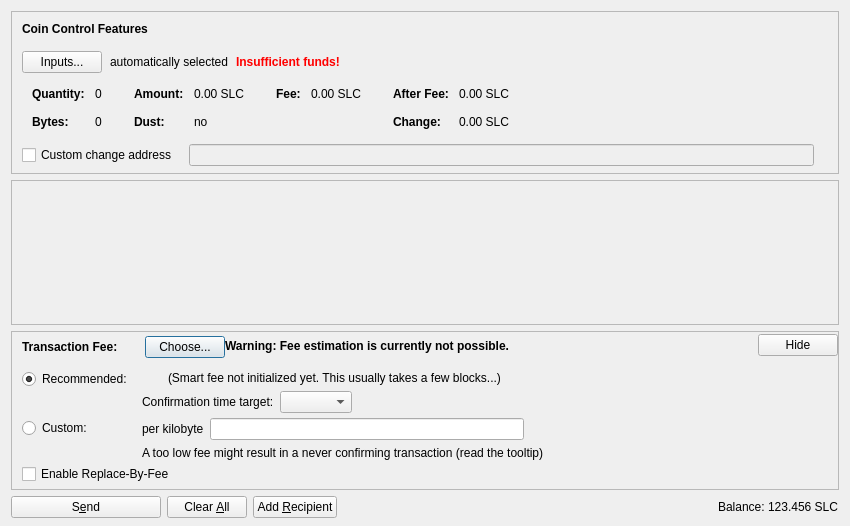
<?xml version="1.0" encoding="UTF-8"?>
<ui version="4.0">
 <class>SendCoinsDialog</class>
 <widget class="QDialog" name="SendCoinsDialog">
  <property name="geometry">
   <rect>
    <x>0</x>
    <y>0</y>
    <width>850</width>
    <height>526</height>
   </rect>
  </property>
  <property name="windowTitle">
   <string>Send Coins</string>
  </property>
  <layout class="QVBoxLayout" name="verticalLayout" stretch="0,1,0,0">
   <property name="bottomMargin">
    <number>8</number>
   </property>
   <item>
    <widget class="QFrame" name="frameCoinControl">
     <property name="sizePolicy">
      <sizepolicy hsizetype="Expanding" vsizetype="Expanding">
       <horstretch>0</horstretch>
       <verstretch>0</verstretch>
      </sizepolicy>
     </property>
     <property name="maximumSize">
      <size>
       <width>16777215</width>
       <height>16777215</height>
      </size>
     </property>
     <property name="frameShape">
      <enum>QFrame::StyledPanel</enum>
     </property>
     <property name="frameShadow">
      <enum>QFrame::Sunken</enum>
     </property>
     <layout class="QVBoxLayout" name="verticalLayoutCoinControl2">
      <property name="spacing">
       <number>0</number>
      </property>
      <property name="leftMargin">
       <number>0</number>
      </property>
      <property name="topMargin">
       <number>0</number>
      </property>
      <property name="rightMargin">
       <number>0</number>
      </property>
      <property name="bottomMargin">
       <number>6</number>
      </property>
      <item>
       <layout class="QVBoxLayout" name="verticalLayoutCoinControl" stretch="0,0,0,0,1">
        <property name="spacing">
         <number>0</number>
        </property>
        <property name="leftMargin">
         <number>10</number>
        </property>
        <property name="topMargin">
         <number>10</number>
        </property>
        <item>
         <layout class="QHBoxLayout" name="horizontalLayoutCoinControl1">
          <property name="bottomMargin">
           <number>15</number>
          </property>
          <item>
           <widget class="QLabel" name="labelCoinControlFeatures">
            <property name="sizePolicy">
             <sizepolicy hsizetype="Preferred" vsizetype="Maximum">
              <horstretch>0</horstretch>
              <verstretch>0</verstretch>
             </sizepolicy>
            </property>
            <property name="font">
             <font>
              <weight>75</weight>
              <bold>true</bold>
             </font>
            </property>
            <property name="styleSheet">
             <string notr="true">font-weight:bold;</string>
            </property>
            <property name="text">
             <string>Coin Control Features</string>
            </property>
           </widget>
          </item>
         </layout>
        </item>
        <item>
         <layout class="QHBoxLayout" name="horizontalLayoutCoinControl2" stretch="0,0,0,0">
          <property name="spacing">
           <number>8</number>
          </property>
          <property name="bottomMargin">
           <number>10</number>
          </property>
          <item>
           <widget class="QPushButton" name="pushButtonCoinControl">
            <property name="styleSheet">
             <string notr="true"/>
            </property>
            <property name="text">
             <string>Inputs...</string>
            </property>
            <property name="autoDefault">
             <bool>false</bool>
            </property>
           </widget>
          </item>
          <item>
           <widget class="QLabel" name="labelCoinControlAutomaticallySelected">
            <property name="text">
             <string>automatically selected</string>
            </property>
            <property name="margin">
             <number>5</number>
            </property>
           </widget>
          </item>
          <item>
           <widget class="QLabel" name="labelCoinControlInsuffFunds">
            <property name="font">
             <font>
              <weight>75</weight>
              <bold>true</bold>
             </font>
            </property>
            <property name="styleSheet">
             <string notr="true">color:red;font-weight:bold;</string>
            </property>
            <property name="text">
             <string>Insufficient funds!</string>
            </property>
            <property name="margin">
             <number>5</number>
            </property>
           </widget>
          </item>
          <item>
           <spacer name="horizontalSpacerCoinControl">
            <property name="orientation">
             <enum>Qt::Horizontal</enum>
            </property>
            <property name="sizeHint" stdset="0">
             <size>
              <width>40</width>
              <height>1</height>
             </size>
            </property>
           </spacer>
          </item>
         </layout>
        </item>
        <item>
         <widget class="QWidget" name="widgetCoinControl" native="true">
          <property name="sizePolicy">
           <sizepolicy hsizetype="Preferred" vsizetype="Preferred">
            <horstretch>0</horstretch>
            <verstretch>0</verstretch>
           </sizepolicy>
          </property>
          <property name="minimumSize">
           <size>
            <width>0</width>
            <height>0</height>
           </size>
          </property>
          <property name="styleSheet">
           <string notr="true"/>
          </property>
          <layout class="QHBoxLayout" name="horizontalLayoutCoinControl5">
           <property name="leftMargin">
            <number>0</number>
           </property>
           <property name="topMargin">
            <number>0</number>
           </property>
           <property name="rightMargin">
            <number>0</number>
           </property>
           <property name="bottomMargin">
            <number>0</number>
           </property>
           <item>
            <layout class="QHBoxLayout" name="horizontalLayoutCoinControl3" stretch="0,0,0,1">
             <property name="spacing">
              <number>20</number>
             </property>
             <property name="topMargin">
              <number>0</number>
             </property>
             <property name="bottomMargin">
              <number>10</number>
             </property>
             <item>
              <layout class="QFormLayout" name="formLayoutCoinControl1">
               <property name="horizontalSpacing">
                <number>10</number>
               </property>
               <property name="verticalSpacing">
                <number>14</number>
               </property>
               <property name="leftMargin">
                <number>10</number>
               </property>
               <property name="topMargin">
                <number>4</number>
               </property>
               <property name="rightMargin">
                <number>6</number>
               </property>
               <item row="0" column="0">
                <widget class="QLabel" name="labelCoinControlQuantityText">
                 <property name="font">
                  <font>
                   <weight>75</weight>
                   <bold>true</bold>
                  </font>
                 </property>
                 <property name="text">
                  <string>Quantity:</string>
                 </property>
                 <property name="margin">
                  <number>0</number>
                 </property>
                </widget>
               </item>
               <item row="0" column="1">
                <widget class="QLabel" name="labelCoinControlQuantity">
                 <property name="cursor">
                  <cursorShape>IBeamCursor</cursorShape>
                 </property>
                 <property name="contextMenuPolicy">
                  <enum>Qt::ActionsContextMenu</enum>
                 </property>
                 <property name="text">
                  <string notr="true">0</string>
                 </property>
                 <property name="margin">
                  <number>0</number>
                 </property>
                 <property name="textInteractionFlags">
                  <set>Qt::LinksAccessibleByMouse|Qt::TextSelectableByKeyboard|Qt::TextSelectableByMouse</set>
                 </property>
                </widget>
               </item>
               <item row="1" column="0">
                <widget class="QLabel" name="labelCoinControlBytesText">
                 <property name="font">
                  <font>
                   <weight>75</weight>
                   <bold>true</bold>
                  </font>
                 </property>
                 <property name="text">
                  <string>Bytes:</string>
                 </property>
                </widget>
               </item>
               <item row="1" column="1">
                <widget class="QLabel" name="labelCoinControlBytes">
                 <property name="cursor">
                  <cursorShape>IBeamCursor</cursorShape>
                 </property>
                 <property name="contextMenuPolicy">
                  <enum>Qt::ActionsContextMenu</enum>
                 </property>
                 <property name="text">
                  <string notr="true">0</string>
                 </property>
                 <property name="textInteractionFlags">
                  <set>Qt::LinksAccessibleByMouse|Qt::TextSelectableByKeyboard|Qt::TextSelectableByMouse</set>
                 </property>
                </widget>
               </item>
              </layout>
             </item>
             <item>
              <layout class="QFormLayout" name="formLayoutCoinControl2">
               <property name="horizontalSpacing">
                <number>10</number>
               </property>
               <property name="verticalSpacing">
                <number>14</number>
               </property>
               <property name="leftMargin">
                <number>6</number>
               </property>
               <property name="topMargin">
                <number>4</number>
               </property>
               <property name="rightMargin">
                <number>6</number>
               </property>
               <item row="0" column="0">
                <widget class="QLabel" name="labelCoinControlAmountText">
                 <property name="font">
                  <font>
                   <weight>75</weight>
                   <bold>true</bold>
                  </font>
                 </property>
                 <property name="text">
                  <string>Amount:</string>
                 </property>
                 <property name="margin">
                  <number>0</number>
                 </property>
                </widget>
               </item>
               <item row="0" column="1">
                <widget class="QLabel" name="labelCoinControlAmount">
                 <property name="cursor">
                  <cursorShape>IBeamCursor</cursorShape>
                 </property>
                 <property name="contextMenuPolicy">
                  <enum>Qt::ActionsContextMenu</enum>
                 </property>
                 <property name="text">
                  <string notr="true">0.00 SLC</string>
                 </property>
                 <property name="textInteractionFlags">
                  <set>Qt::LinksAccessibleByMouse|Qt::TextSelectableByKeyboard|Qt::TextSelectableByMouse</set>
                 </property>
                </widget>
               </item>
               <item row="1" column="0">
                <widget class="QLabel" name="labelCoinControlLowOutputText">
                 <property name="font">
                  <font>
                   <weight>75</weight>
                   <bold>true</bold>
                  </font>
                 </property>
                 <property name="text">
                  <string>Dust:</string>
                 </property>
                </widget>
               </item>
               <item row="1" column="1">
                <widget class="QLabel" name="labelCoinControlLowOutput">
                 <property name="cursor">
                  <cursorShape>IBeamCursor</cursorShape>
                 </property>
                 <property name="contextMenuPolicy">
                  <enum>Qt::ActionsContextMenu</enum>
                 </property>
                 <property name="text">
                  <string notr="true">no</string>
                 </property>
                 <property name="textInteractionFlags">
                  <set>Qt::LinksAccessibleByMouse|Qt::TextSelectableByKeyboard|Qt::TextSelectableByMouse</set>
                 </property>
                </widget>
               </item>
              </layout>
             </item>
             <item>
              <layout class="QFormLayout" name="formLayoutCoinControl3">
               <property name="horizontalSpacing">
                <number>10</number>
               </property>
               <property name="verticalSpacing">
                <number>14</number>
               </property>
               <property name="leftMargin">
                <number>6</number>
               </property>
               <property name="topMargin">
                <number>4</number>
               </property>
               <property name="rightMargin">
                <number>6</number>
               </property>
               <item row="0" column="0">
                <widget class="QLabel" name="labelCoinControlFeeText">
                 <property name="font">
                  <font>
                   <weight>75</weight>
                   <bold>true</bold>
                  </font>
                 </property>
                 <property name="text">
                  <string>Fee:</string>
                 </property>
                 <property name="margin">
                  <number>0</number>
                 </property>
                </widget>
               </item>
               <item row="0" column="1">
                <widget class="QLabel" name="labelCoinControlFee">
                 <property name="cursor">
                  <cursorShape>IBeamCursor</cursorShape>
                 </property>
                 <property name="contextMenuPolicy">
                  <enum>Qt::ActionsContextMenu</enum>
                 </property>
                 <property name="text">
                  <string notr="true">0.00 SLC</string>
                 </property>
                 <property name="textInteractionFlags">
                  <set>Qt::LinksAccessibleByMouse|Qt::TextSelectableByKeyboard|Qt::TextSelectableByMouse</set>
                 </property>
                </widget>
               </item>
              </layout>
             </item>
             <item>
              <layout class="QFormLayout" name="formLayoutCoinControl4">
               <property name="horizontalSpacing">
                <number>10</number>
               </property>
               <property name="verticalSpacing">
                <number>14</number>
               </property>
               <property name="leftMargin">
                <number>6</number>
               </property>
               <property name="topMargin">
                <number>4</number>
               </property>
               <property name="rightMargin">
                <number>6</number>
               </property>
               <item row="0" column="0">
                <widget class="QLabel" name="labelCoinControlAfterFeeText">
                 <property name="font">
                  <font>
                   <weight>75</weight>
                   <bold>true</bold>
                  </font>
                 </property>
                 <property name="text">
                  <string>After Fee:</string>
                 </property>
                 <property name="margin">
                  <number>0</number>
                 </property>
                </widget>
               </item>
               <item row="0" column="1">
                <widget class="QLabel" name="labelCoinControlAfterFee">
                 <property name="cursor">
                  <cursorShape>IBeamCursor</cursorShape>
                 </property>
                 <property name="contextMenuPolicy">
                  <enum>Qt::ActionsContextMenu</enum>
                 </property>
                 <property name="text">
                  <string notr="true">0.00 SLC</string>
                 </property>
                 <property name="textInteractionFlags">
                  <set>Qt::LinksAccessibleByMouse|Qt::TextSelectableByKeyboard|Qt::TextSelectableByMouse</set>
                 </property>
                </widget>
               </item>
               <item row="1" column="0">
                <widget class="QLabel" name="labelCoinControlChangeText">
                 <property name="font">
                  <font>
                   <weight>75</weight>
                   <bold>true</bold>
                  </font>
                 </property>
                 <property name="text">
                  <string>Change:</string>
                 </property>
                </widget>
               </item>
               <item row="1" column="1">
                <widget class="QLabel" name="labelCoinControlChange">
                 <property name="cursor">
                  <cursorShape>IBeamCursor</cursorShape>
                 </property>
                 <property name="contextMenuPolicy">
                  <enum>Qt::ActionsContextMenu</enum>
                 </property>
                 <property name="text">
                  <string notr="true">0.00 SLC</string>
                 </property>
                 <property name="textInteractionFlags">
                  <set>Qt::LinksAccessibleByMouse|Qt::TextSelectableByKeyboard|Qt::TextSelectableByMouse</set>
                 </property>
                </widget>
               </item>
              </layout>
             </item>
            </layout>
           </item>
          </layout>
         </widget>
        </item>
        <item>
         <layout class="QHBoxLayout" name="horizontalLayoutCoinControl4" stretch="0,0,0">
          <property name="spacing">
           <number>12</number>
          </property>
          <property name="sizeConstraint">
           <enum>QLayout::SetDefaultConstraint</enum>
          </property>
          <property name="topMargin">
           <number>5</number>
          </property>
          <property name="rightMargin">
           <number>5</number>
          </property>
          <item>
           <widget class="QCheckBox" name="checkBoxCoinControlChange">
            <property name="toolTip">
             <string>If this is activated, but the change address is empty or invalid, change will be sent to a newly generated address.</string>
            </property>
            <property name="text">
             <string>Custom change address</string>
            </property>
           </widget>
          </item>
          <item>
           <widget class="QValidatedLineEdit" name="lineEditCoinControlChange">
            <property name="enabled">
             <bool>false</bool>
            </property>
            <property name="sizePolicy">
             <sizepolicy hsizetype="Expanding" vsizetype="Fixed">
              <horstretch>0</horstretch>
              <verstretch>0</verstretch>
             </sizepolicy>
            </property>
           </widget>
          </item>
          <item>
           <widget class="QLabel" name="labelCoinControlChangeLabel">
            <property name="sizePolicy">
             <sizepolicy hsizetype="Preferred" vsizetype="Expanding">
              <horstretch>0</horstretch>
              <verstretch>0</verstretch>
             </sizepolicy>
            </property>
            <property name="minimumSize">
             <size>
              <width>0</width>
              <height>0</height>
             </size>
            </property>
            <property name="text">
             <string/>
            </property>
            <property name="margin">
             <number>3</number>
            </property>
           </widget>
          </item>
         </layout>
        </item>
        <item>
         <spacer name="verticalSpacerCoinControl">
          <property name="orientation">
           <enum>Qt::Vertical</enum>
          </property>
          <property name="sizeHint" stdset="0">
           <size>
            <width>800</width>
            <height>1</height>
           </size>
          </property>
         </spacer>
        </item>
       </layout>
      </item>
     </layout>
    </widget>
   </item>
   <item>
    <widget class="QScrollArea" name="scrollArea">
     <property name="widgetResizable">
      <bool>true</bool>
     </property>
     <widget class="QWidget" name="scrollAreaWidgetContents">
      <property name="geometry">
       <rect>
        <x>0</x>
        <y>0</y>
        <width>830</width>
        <height>104</height>
       </rect>
      </property>
      <layout class="QVBoxLayout" name="verticalLayout_2" stretch="0,1">
       <property name="leftMargin">
        <number>0</number>
       </property>
       <property name="topMargin">
        <number>0</number>
       </property>
       <property name="rightMargin">
        <number>0</number>
       </property>
       <property name="bottomMargin">
        <number>0</number>
       </property>
       <item>
        <layout class="QVBoxLayout" name="entries">
         <property name="spacing">
          <number>6</number>
         </property>
        </layout>
       </item>
       <item>
        <spacer name="verticalSpacer">
         <property name="orientation">
          <enum>Qt::Vertical</enum>
         </property>
         <property name="sizeHint" stdset="0">
          <size>
           <width>20</width>
           <height>40</height>
          </size>
         </property>
        </spacer>
       </item>
      </layout>
     </widget>
    </widget>
   </item>
   <item>
    <widget class="QFrame" name="frameFee">
     <property name="sizePolicy">
      <sizepolicy hsizetype="Expanding" vsizetype="Expanding">
       <horstretch>0</horstretch>
       <verstretch>0</verstretch>
      </sizepolicy>
     </property>
     <property name="maximumSize">
      <size>
       <width>16777215</width>
       <height>16777215</height>
      </size>
     </property>
     <property name="frameShape">
      <enum>QFrame::StyledPanel</enum>
     </property>
     <property name="frameShadow">
      <enum>QFrame::Sunken</enum>
     </property>
     <layout class="QVBoxLayout" name="verticalLayoutFee1">
      <property name="spacing">
       <number>0</number>
      </property>
      <property name="leftMargin">
       <number>0</number>
      </property>
      <property name="topMargin">
       <number>0</number>
      </property>
      <property name="rightMargin">
       <number>0</number>
      </property>
      <property name="bottomMargin">
       <number>0</number>
      </property>
      <item>
       <layout class="QVBoxLayout" name="verticalLayoutFee2" stretch="0,0,0">
        <property name="spacing">
         <number>0</number>
        </property>
        <property name="leftMargin">
         <number>10</number>
        </property>
        <property name="topMargin">
         <number>0</number>
        </property>
        <item>
         <layout class="QHBoxLayout" name="horizontalLayoutFee1">
          <property name="bottomMargin">
           <number>0</number>
          </property>
          <item>
           <layout class="QVBoxLayout" name="verticalLayoutFee7">
            <property name="spacing">
             <number>0</number>
            </property>
            <item>
             <spacer name="verticalSpacerSmartFee">
              <property name="orientation">
               <enum>Qt::Vertical</enum>
              </property>
              <property name="sizeType">
               <enum>QSizePolicy::Fixed</enum>
              </property>
              <property name="sizeHint" stdset="0">
               <size>
                <width>1</width>
                <height>4</height>
               </size>
              </property>
             </spacer>
            </item>
            <item>
             <layout class="QHBoxLayout" name="horizontalLayoutSmartFee">
              <property name="spacing">
               <number>10</number>
              </property>
              <item>
               <widget class="QLabel" name="labelFeeHeadline">
                <property name="sizePolicy">
                 <sizepolicy hsizetype="Preferred" vsizetype="Maximum">
                  <horstretch>0</horstretch>
                  <verstretch>0</verstretch>
                 </sizepolicy>
                </property>
                <property name="font">
                 <font>
                  <weight>75</weight>
                  <bold>true</bold>
                 </font>
                </property>
                <property name="styleSheet">
                 <string notr="true">font-weight:bold;</string>
                </property>
                <property name="text">
                 <string>Transaction Fee:</string>
                </property>
               </widget>
              </item>
              <item>
               <widget class="QLabel" name="labelFeeMinimized">
                <property name="text">
                 <string/>
                </property>
               </widget>
              </item>
              <item>
               <widget class="QPushButton" name="buttonChooseFee">
                <property name="text">
                 <string>Choose...</string>
                </property>
               </widget>
              </item>
             </layout>
            </item>
            <item>
             <spacer name="verticalSpacer_5">
              <property name="orientation">
               <enum>Qt::Vertical</enum>
              </property>
              <property name="sizeHint" stdset="0">
               <size>
                <width>1</width>
                <height>1</height>
               </size>
              </property>
             </spacer>
            </item>
           </layout>
          </item>
          <item>
           <widget class="QLabel" name="fallbackFeeWarningLabel">
            <property name="toolTip">
             <string>Using the fallbackfee can result in sending a transaction that will take several hours or days (or never) to confirm. Consider choosing your fee manually or wait until you have validated the complete chain.</string>
            </property>
            <property name="font">
            <font>
                <weight>75</weight>
                <bold>true</bold>
            </font>
            </property>
            <property name="text">
             <string>Warning: Fee estimation is currently not possible.</string>
            </property>
            <property name="wordWrap">
             <bool>false</bool>
            </property>
           </widget>
          </item>
          <item>
           <spacer name="horizontalSpacer_4">
            <property name="orientation">
             <enum>Qt::Horizontal</enum>
            </property>
            <property name="sizeType">
             <enum>QSizePolicy::MinimumExpanding</enum>
            </property>
            <property name="sizeHint" stdset="0">
             <size>
              <width>40</width>
              <height>20</height>
             </size>
            </property>
           </spacer>
          </item>
          <item>
           <widget class="QPushButton" name="buttonMinimizeFee">
            <property name="toolTip">
             <string>collapse fee-settings</string>
            </property>
            <property name="text">
             <string>Hide</string>
            </property>
           </widget>
          </item>
         </layout>
        </item>
        <item>
         <widget class="QFrame" name="frameFeeSelection">
          <layout class="QVBoxLayout" name="verticalLayoutFee12">
           <property name="spacing">
            <number>0</number>
           </property>
           <property name="leftMargin">
            <number>0</number>
           </property>
           <property name="topMargin">
            <number>0</number>
           </property>
           <property name="rightMargin">
            <number>0</number>
           </property>
           <property name="bottomMargin">
            <number>0</number>
           </property>
           <item>
            <layout class="QGridLayout" name="gridLayoutFee">
             <property name="topMargin">
              <number>10</number>
             </property>
             <property name="bottomMargin">
              <number>4</number>
             </property>
             <property name="horizontalSpacing">
              <number>10</number>
             </property>
             <property name="verticalSpacing">
              <number>4</number>
             </property>
             <item row="1" column="1">
              <layout class="QVBoxLayout" name="verticalLayoutFee8">
               <property name="spacing">
                <number>6</number>
               </property>
               <item>
                <layout class="QHBoxLayout" name="horizontalLayoutFee13">
                 <item>
                  <widget class="QLabel" name="labelCustomPerKilobyte">
                   <property name="toolTip">
                    <string>Specify a custom fee per kB (1,000 bytes) of the transaction's virtual size.

Note:  Since the fee is calculated on a per-byte basis, a fee of "100 satoshis per kB" for a transaction size of 500 bytes (half of 1 kB) would ultimately yield a fee of only 50 satoshis.</string>
                   </property>
                   <property name="text">
                    <string>per kilobyte</string>
                   </property>
                  </widget>
                 </item>
                 <item>
                  <widget class="BitcoinAmountField" name="customFee"/>
                 </item>
                 <item>
                  <spacer name="horizontalSpacer_6">
                   <property name="orientation">
                    <enum>Qt::Horizontal</enum>
                   </property>
                   <property name="sizeHint" stdset="0">
                    <size>
                     <width>1</width>
                     <height>1</height>
                    </size>
                   </property>
                  </spacer>
                 </item>
                </layout>
               </item>
               <item>
                <layout class="QHBoxLayout" name="horizontalLayoutFee8">
                 <item>
                  <widget class="QLabel" name="labelCustomFeeWarning">
                   <property name="enabled">
                    <bool>true</bool>
                   </property>
                   <property name="toolTip">
                    <string>When there is less transaction volume than space in the blocks, miners as well as relaying nodes may enforce a minimum fee. Paying only this minimum fee is just fine, but be aware that this can result in a never confirming transaction once there is more demand for bitcoin transactions than the network can process.</string>
                   </property>
                   <property name="text">
                    <string>A too low fee might result in a never confirming transaction (read the tooltip)</string>
                   </property>
                  </widget>
                 </item>
                 <item>
                  <spacer name="horizontalSpacer_2">
                   <property name="orientation">
                    <enum>Qt::Horizontal</enum>
                   </property>
                   <property name="sizeHint" stdset="0">
                    <size>
                     <width>1</width>
                     <height>1</height>
                    </size>
                   </property>
                  </spacer>
                 </item>
                </layout>
               </item>
              </layout>
             </item>
             <item row="0" column="0">
              <layout class="QVBoxLayout" name="verticalLayoutFee4" stretch="0,1">
               <item>
                <widget class="QRadioButton" name="radioSmartFee">
                 <property name="text">
                  <string>Recommended:</string>
                 </property>
                 <property name="checked">
                  <bool>true</bool>
                 </property>
                 <attribute name="buttonGroup">
                  <string notr="true">groupFee</string>
                 </attribute>
                </widget>
               </item>
               <item>
                <spacer name="verticalSpacer_2">
                 <property name="orientation">
                  <enum>Qt::Vertical</enum>
                 </property>
                 <property name="sizeHint" stdset="0">
                  <size>
                   <width>1</width>
                   <height>1</height>
                  </size>
                 </property>
                </spacer>
               </item>
              </layout>
             </item>
             <item row="1" column="0">
              <layout class="QVBoxLayout" name="verticalLayoutFee9" stretch="0,1">
               <item>
                <widget class="QRadioButton" name="radioCustomFee">
                 <property name="text">
                  <string>Custom:</string>
                 </property>
                 <attribute name="buttonGroup">
                  <string notr="true">groupFee</string>
                 </attribute>
                </widget>
               </item>
               <item>
                <spacer name="verticalSpacer_6">
                 <property name="orientation">
                  <enum>Qt::Vertical</enum>
                 </property>
                 <property name="sizeHint" stdset="0">
                  <size>
                   <width>1</width>
                   <height>1</height>
                  </size>
                 </property>
                </spacer>
               </item>
              </layout>
             </item>
             <item row="0" column="1">
              <layout class="QVBoxLayout" name="verticalLayoutFee3" stretch="0,0,1">
               <property name="spacing">
                <number>6</number>
               </property>
               <property name="topMargin">
                <number>2</number>
               </property>
               <item>
                <layout class="QHBoxLayout" name="horizontalLayoutFee12">
                 <item>
                  <widget class="QLabel" name="labelSmartFee">
                   <property name="text">
                    <string/>
                   </property>
                  </widget>
                 </item>
                 <item>
                  <widget class="QLabel" name="labelFeeEstimation">
                   <property name="text">
                    <string/>
                   </property>
                  </widget>
                 </item>
                 <item>
                  <widget class="QLabel" name="labelSmartFee2">
                   <property name="text">
                    <string>(Smart fee not initialized yet. This usually takes a few blocks...)</string>
                   </property>
                  </widget>
                 </item>
                 <item>
                  <spacer name="horizontalSpacer_5">
                   <property name="orientation">
                    <enum>Qt::Horizontal</enum>
                   </property>
                   <property name="sizeHint" stdset="0">
                    <size>
                     <width>1</width>
                     <height>1</height>
                    </size>
                   </property>
                  </spacer>
                 </item>
                </layout>
               </item>
               <item>
                <layout class="QHBoxLayout" name="horizontalLayoutFee9">
                 <item>
                  <layout class="QVBoxLayout" name="verticalLayoutFee6">
                   <item>
                    <widget class="QLabel" name="labelSmartFee3">
                     <property name="text">
                      <string>Confirmation time target:</string>
                     </property>
                    </widget>
                   </item>
                  </layout>
                 </item>
                 <item>
                  <layout class="QVBoxLayout" name="verticalLayoutFee5">
                   <property name="rightMargin">
                    <number>30</number>
                   </property>
                   <item>
                    <layout class="QHBoxLayout" name="horizontalLayoutConfTarget">
                     <property name="bottomMargin">
                      <number>0</number>
                     </property>
                     <item>
                      <widget class="QComboBox" name="confTargetSelector"/>
                     </item>
                     <item>
                      <spacer name="horizontalSpacerConfTarget">
                       <property name="orientation">
                        <enum>Qt::Horizontal</enum>
                       </property>
                       <property name="sizeHint" stdset="0">
                        <size>
                         <width>40</width>
                         <height>20</height>
                        </size>
                       </property>
                      </spacer>
                     </item>
                    </layout>
                   </item>
                  </layout>
                 </item>
                </layout>
               </item>
               <item>
                <spacer name="verticalSpacer_4">
                 <property name="orientation">
                  <enum>Qt::Vertical</enum>
                 </property>
                 <property name="sizeHint" stdset="0">
                  <size>
                   <width>1</width>
                   <height>1</height>
                  </size>
                 </property>
                </spacer>
               </item>
              </layout>
             </item>
            </layout>
           </item>
           <item>
            <widget class="QCheckBox" name="optInRBF">
             <property name="text">
              <string>Enable Replace-By-Fee</string>
             </property>
             <property name="toolTip">
              <string>With Replace-By-Fee (BIP-125) you can increase a transaction's fee after it is sent. Without this, a higher fee may be recommended to compensate for increased transaction delay risk.</string>
             </property>
            </widget>
           </item>
          </layout>
         </widget>
        </item>
        <item>
         <spacer name="verticalSpacerFee">
          <property name="orientation">
           <enum>Qt::Vertical</enum>
          </property>
          <property name="sizeHint" stdset="0">
           <size>
            <width>40</width>
            <height>5</height>
           </size>
          </property>
         </spacer>
        </item>
       </layout>
      </item>
     </layout>
    </widget>
   </item>
   <item>
    <layout class="QHBoxLayout" name="horizontalLayout">
     <item>
      <widget class="QPushButton" name="sendButton">
       <property name="minimumSize">
        <size>
         <width>150</width>
         <height>0</height>
        </size>
       </property>
       <property name="toolTip">
        <string>Confirm the send action</string>
       </property>
       <property name="text">
        <string>S&amp;end</string>
       </property>
       <property name="icon">
        <iconset resource="../bitcoin.qrc">
         <normaloff>:/icons/send</normaloff>:/icons/send</iconset>
       </property>
       <property name="autoDefault">
        <bool>false</bool>
       </property>
       <property name="default">
        <bool>false</bool>
       </property>
      </widget>
     </item>
     <item>
      <widget class="QPushButton" name="clearButton">
       <property name="sizePolicy">
        <sizepolicy hsizetype="Minimum" vsizetype="Fixed">
         <horstretch>0</horstretch>
         <verstretch>0</verstretch>
        </sizepolicy>
       </property>
       <property name="toolTip">
        <string>Clear all fields of the form.</string>
       </property>
       <property name="text">
        <string>Clear &amp;All</string>
       </property>
       <property name="icon">
        <iconset resource="../bitcoin.qrc">
         <normaloff>:/icons/remove</normaloff>:/icons/remove</iconset>
       </property>
       <property name="autoDefault">
        <bool>false</bool>
       </property>
      </widget>
     </item>
     <item>
      <widget class="QPushButton" name="addButton">
       <property name="toolTip">
        <string>Send to multiple recipients at once</string>
       </property>
       <property name="text">
        <string>Add &amp;Recipient</string>
       </property>
       <property name="icon">
        <iconset resource="../bitcoin.qrc">
         <normaloff>:/icons/add</normaloff>:/icons/add</iconset>
       </property>
       <property name="autoDefault">
        <bool>false</bool>
       </property>
      </widget>
     </item>
     <item>
      <spacer name="horizontalSpacer">
       <property name="orientation">
        <enum>Qt::Horizontal</enum>
       </property>
       <property name="sizeHint" stdset="0">
        <size>
         <width>40</width>
         <height>20</height>
        </size>
       </property>
      </spacer>
     </item>
     <item>
      <layout class="QHBoxLayout" name="horizontalLayout_2">
       <property name="spacing">
        <number>3</number>
       </property>
       <item>
        <widget class="QLabel" name="label">
         <property name="sizePolicy">
          <sizepolicy hsizetype="Preferred" vsizetype="Fixed">
           <horstretch>0</horstretch>
           <verstretch>0</verstretch>
          </sizepolicy>
         </property>
         <property name="text">
          <string>Balance:</string>
         </property>
        </widget>
       </item>
       <item>
        <widget class="QLabel" name="labelBalance">
         <property name="sizePolicy">
          <sizepolicy hsizetype="Preferred" vsizetype="Fixed">
           <horstretch>0</horstretch>
           <verstretch>0</verstretch>
          </sizepolicy>
         </property>
         <property name="cursor">
          <cursorShape>IBeamCursor</cursorShape>
         </property>
         <property name="text">
          <string notr="true">123.456 SLC</string>
         </property>
         <property name="textInteractionFlags">
          <set>Qt::LinksAccessibleByMouse|Qt::TextSelectableByKeyboard|Qt::TextSelectableByMouse</set>
         </property>
        </widget>
       </item>
      </layout>
     </item>
    </layout>
   </item>
  </layout>
 </widget>
 <customwidgets>
  <customwidget>
   <class>QValidatedLineEdit</class>
   <extends>QLineEdit</extends>
   <header>qt/qvalidatedlineedit.h</header>
  </customwidget>
  <customwidget>
   <class>BitcoinAmountField</class>
   <extends>QLineEdit</extends>
   <header>qt/bitcoinamountfield.h</header>
   <container>1</container>
  </customwidget>
 </customwidgets>
 <resources>
  <include location="../bitcoin.qrc"/>
 </resources>
 <connections/>
 <buttongroups>
  <buttongroup name="groupFee"/>
 </buttongroups>
</ui>
